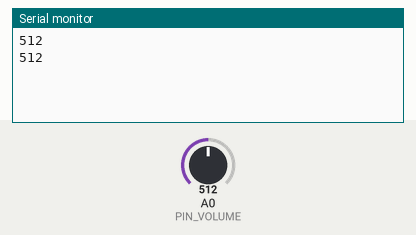
Recording of a sketch running on a simulated Arduino Uno, built with avr-gcc and run on an emulated ATmega328P. On the bench: the last lines printed to the serial monitor. The inputs (shaded band) are chosen by the test bench; at power-on: A0 (PIN_VOLUME) = 512.

Above: at 1.8 s.
1.9 s: A0 (PIN_VOLUME) set to 716
At 2.8 s:
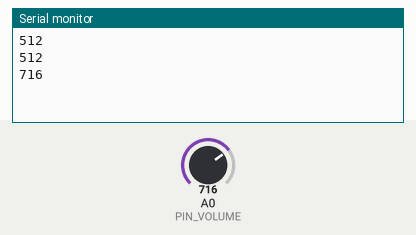
3.4 s: A0 (PIN_VOLUME) set to 900
At 4.3 s:
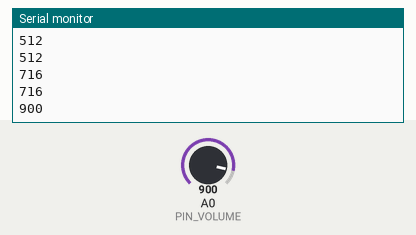
Timing chart, 0 to 6.4 s (numbered marks = the images above; inputs shaded):
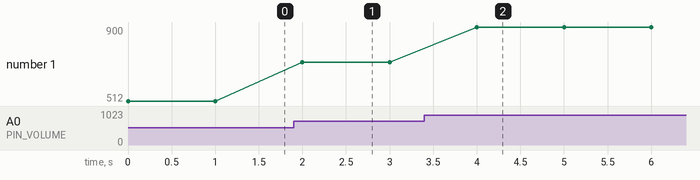

Measured:
- after the input at 1.9 s, the serial monitor: prints a new line after 0.10 s (image 1)
- after the input at 3.4 s, the serial monitor: prints a new line after 0.60 s (image 2)
- plotted number 1: 512 → 716 after the input at 1.9 s, 716 → 900 after the input at 3.4 s

The sketch:

volume.ino
```cpp
/*
    1秒おきにボリュームの値をArduino IDEのシリアルモニタに送信して表示するサンプルプログラム。
*/

#include <Arduino.h>

#define PIN_VOLUME (A0)

void setup() {
  Serial.begin(9600);
}

void loop() {
    int val = analogRead(PIN_VOLUME);
    Serial.println(val);
    delay(1000);
}
```
